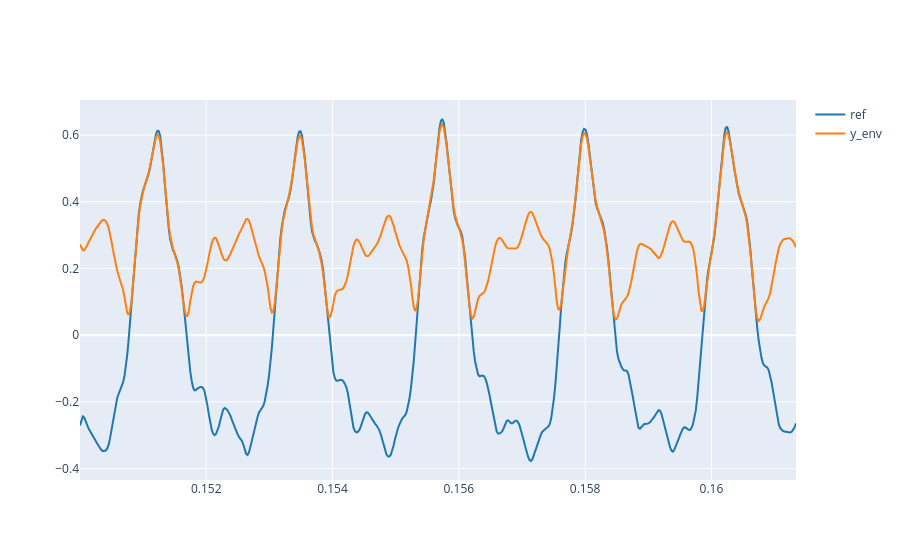

The notebook cell saved with this chart:
### Markdown cell above
2.2 Load your reference signal and calculate its envelope using the function you designed. Plot the reference signal and envelope in the same figure.

### Code cell
!git clone https://github.com/guillemmarti06/sis1_group103.git 
filepath = "./sis1_group103/audio_la.wav"
ref, fs = load_audio(filepath)
y_env, kernel = envelope(ref, 5)

f0 = 440
T = 1 / f0
t_start = 0.15                
t_end = t_start + 5 * T 
plot_signals([ref, y_env], fs, t_start, t_end, name=['ref', 'y_env'])

### Figure 1 — Plotly figure (JSON) as saved in the notebook; plotly's stock layout.template omitted (floating-point values rounded to 4 significant figures; data arrays with more than 128 entries replaced by an {"elided": "..."} marker saying what was removed)
{"data": [{"line": {"color": "#1f77b4", "shape": "linear"}, "mode": "lines", "name": "ref", "type": "scatter", "x": {"elided": "501 float values"}, "y": {"elided": "501 float values"}}, {"line": {"color": "#ff7f0e", "shape": "linear"}, "mode": "lines", "name": "y_env", "type": "scatter", "x": {"elided": "501 float values"}, "y": {"elided": "501 float values"}}], "layout": {}}
